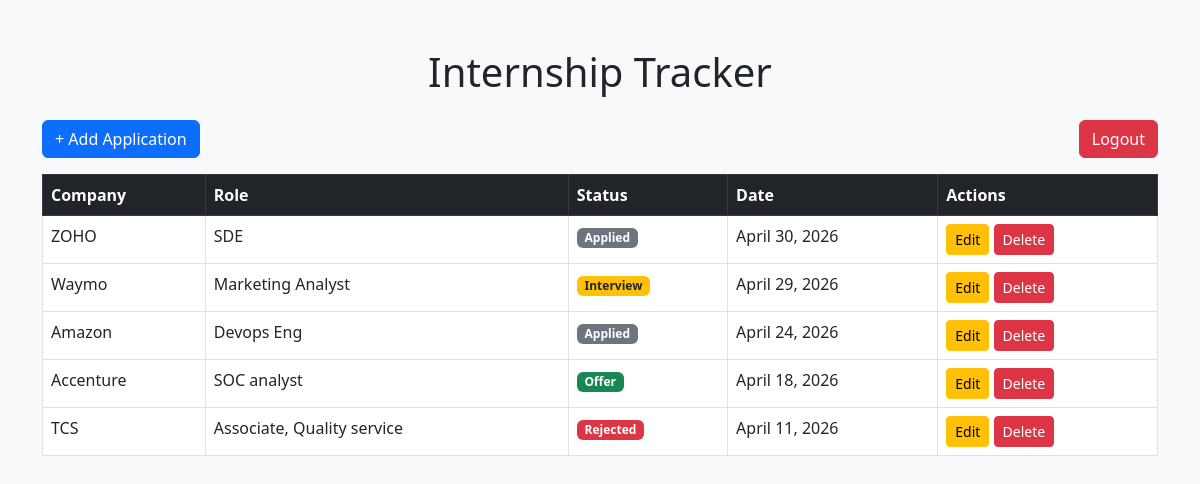
Screenshot of / (signed in) with the database file from the repository.
### applications/models.py (models this page shows, shortened)
class Application(models.Model):
    STATUS_CHOICES = [
        ('Applied', 'Applied'),
        ('Interview', 'Interview'),
        ('Rejected', 'Rejected'),
        ('Offer', 'Offer'),
    ]
    user = models.ForeignKey(User, on_delete=models.CASCADE)  # Link to logged-in user
    company = models.CharField(max_length=100)
    role = models.CharField(max_length=100)
    status = models.CharField(max_length=20, choices=STATUS_CHOICES)
    applied_date = models.DateField()
    notes = models.TextField(blank=True)

### applications/views.py (the view)
# urls.py: path('', views.home, name='home'),
@login_required
def home(request):
    apps = Application.objects.filter(user=request.user).order_by('-applied_date')
    return render(request, 'home.html', {'apps': apps})

### applications/templates/home.html (shortened to what this page needs)
 <!DOCTYPE html>
<html>
<head>
    <link href="https://cdn.jsdelivr.net/npm/bootstrap@5.3.0/dist/css/bootstrap.min.css" rel="stylesheet">
</head>
<body class="bg-light">
<div class="container mt-5">
    <h1 class="text-center mb-4">Internship Tracker</h1>
    <div class="d-flex justify-content-between mb-3">
        <a href="/add/" class="btn btn-primary">+ Add Application</a>
        <a href="/logout/" class="btn btn-danger">Logout</a>
    </div>
    <table class="table table-bordered table-hover bg-white">
        <thead class="table-dark">
            <tr>
                <th>Company</th>
                <th>Role</th>
                <th>Status</th>
                <th>Date</th>
                <th>Actions</th>
            </tr>
        </thead>
        <tbody>
            {% for app in apps %}
            <tr>
                <td>{{ app.company }}</td>
                <td>{{ app.role }}</td>
                <td>
                    {% if app.status == "Applied" %}
                        <span class="badge bg-secondary">Applied</span>
                    {% elif app.status == "Interview" %}
                        <span class="badge bg-warning text-dark">Interview</span>
                    {% elif app.status == "Rejected" %}
                        <span class="badge bg-danger">Rejected</span>
                    {% elif app.status == "Offer" %}
                        <span class="badge bg-success">Offer</span>
                    {% endif %}
                </td>
                <td>{{ app.applied_date }}</td>
                <td>
                    <a href="/edit/{{ app.id }}/" class="btn btn-sm btn-warning">Edit</a>
                    <a href="/delete/{{ app.id }}/" class="btn btn-sm btn-danger">Delete</a>
                </td>
            </tr>
            {% empty %}
            <tr>
                <td colspan="5" class="text-center">No applications yet</td>
            </tr>
            {% endfor %}
        </tbody>
    </table>
</div>
</body>
</html>

### rows the page displays
Application: company "ZOHO", role "SDE", status "Applied", applied_date "April 30, 2026"
Application: company "Waymo", role "Marketing Analyst", status "Interview", applied_date "April 29, 2026"
Application: company "Amazon", role "Devops Eng", status "Applied", applied_date "April 24, 2026"
Application: company "Accenture", role "SOC analyst", status "Offer", applied_date "April 18, 2026"
Application: company "TCS", role "Associate, Quality service", status "Rejected", applied_date "April 11, 2026"
